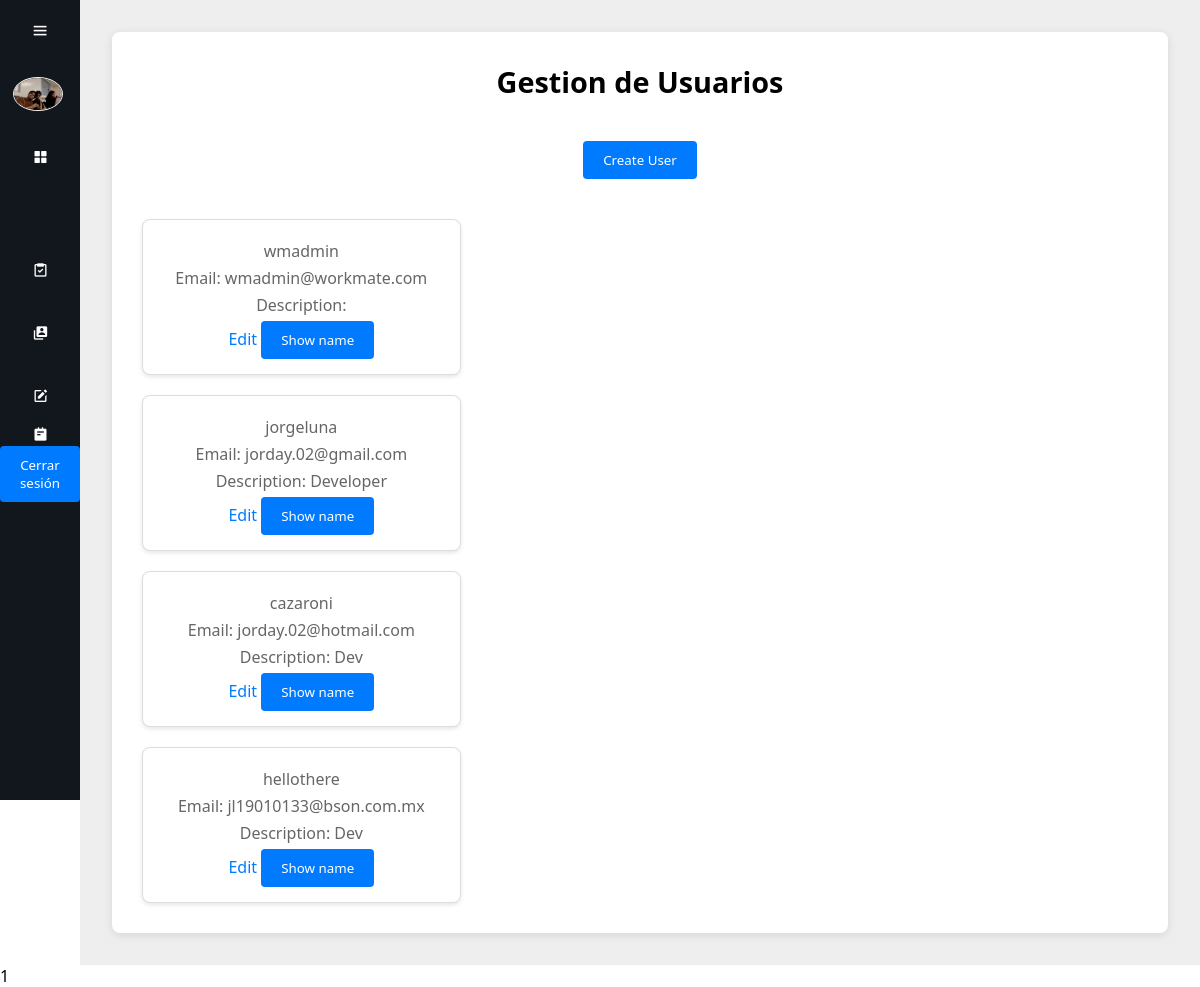
/gestion-usuarios/ (signed in), run on an earlier commit of the app's database.
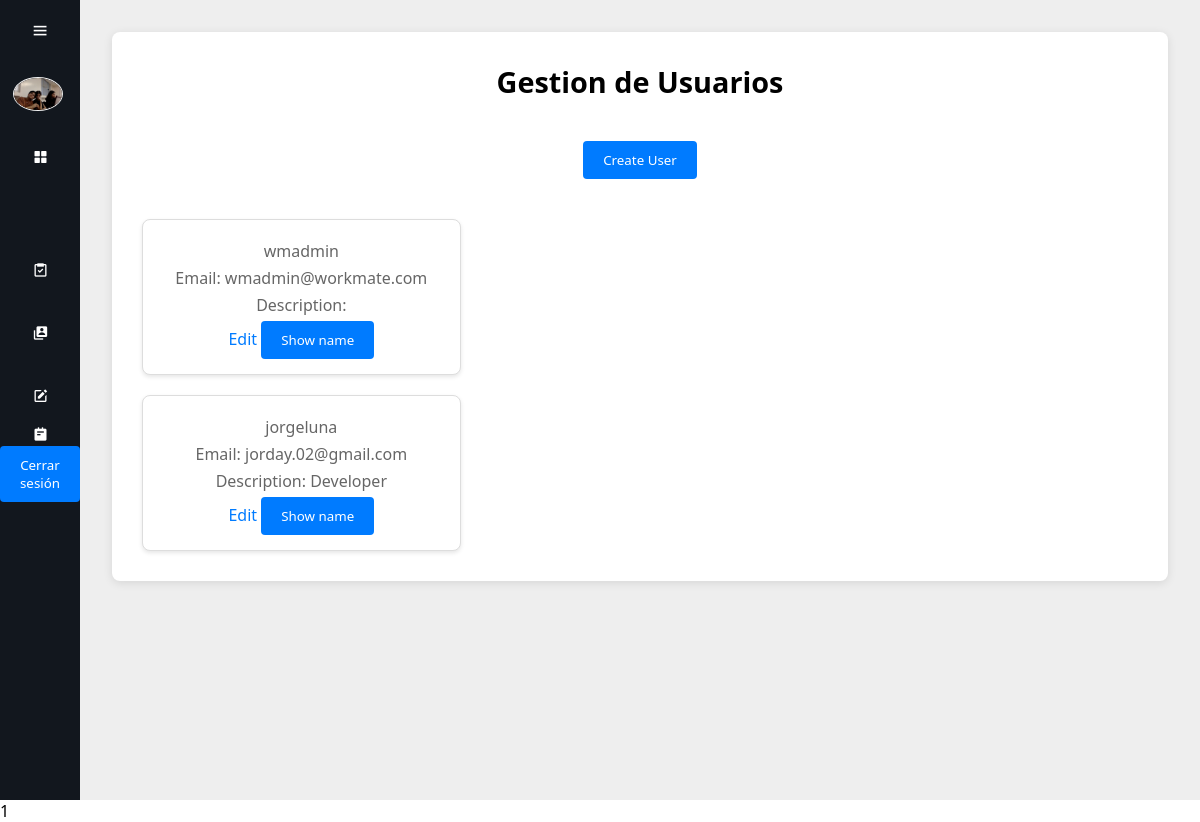
And on a later commit of the database.
### workmates/models.py (models this page shows, shortened)
class workmateUser(AbstractUser):
    email = models.EmailField(unique=True)
    description = models.CharField(max_length=600, default='', blank=True)

### base/views.py (the view)
# urls.py: path("gestion-usuarios/", views.gestion_usuarios, name="gestion_usuarios"),
@login_required
def gestion_usuarios(request):
    users = workmateUser.objects.all()
    return render(request, "gestion-usuarios.html", {'users': users})

### base/templates/gestion-usuarios.html (shortened to what this page needs)
{% load static %}
<html lang="en">
  <head>
    <link rel="stylesheet" href="{% static 'css/dashboard.css' %}">
    <link href="https://unpkg.com/boxicons@2.1.4/css/boxicons.min.css" rel="stylesheet">
  </head>
  <body>
    <div class="sidebar">
      <div class="top">
        <i class="bx bx-menu" id="btn"></i>
      </div>
      <div class="user">
        <img src="{% static "user-img.jpg" %}" alt="me" class="user-img">
        <div>
        </div>
      </div>
      <ul>
        <li>
          <a href="/">
            <i class="bx bxs-grid-alt"></i>
          </a>
        </li>
        <li>
          <a href="/gestion-tareas/">
            <i class="bx bx-task"></i>
          </a>
        </li>
        <li>
          <a href="/gestion-usuarios/">
            <i class="bx bxs-user-account"></i>
          </a>
        </li>
        <li>
          <a href="/crear-nueva-tarea/">
            <i class="bx bxs-edit"></i>
          </a>
        </li>
        <li>
          <a href="/mis-tareas/">
            <i class="bx bxs-notepad"></i>
          </a>
        </li>
        <li>
          <form method="POST" action="{% url 'base:logout' %}" class="logout-form">
            <button type="submit" aria-label="Logout">Cerrar sesión</button>
          </form>
        </li>
      </ul>
    </div>
    <div class="main-content">
      <div class="container">
          <h1>Gestion de Usuarios</h1>
          <form method="POST" action="{% url 'base:crear-usuario' %}">
          <button type="submit">Create User</button>
        </form>
        <div class="user-grid">
          {% for user in users %}
          <div class="user-card">
              <p>{{ user.username }}</p>
              <p>Email: {{ user.email }}</p>
              <p>Description: {{ user.description }}</p>
              <a href="{% url 'base:editar-usuario' user.id %}" class="edit-button">Edit</a>
              <button class="default" onclick="toggleName('namehidden-{{ user.id }}')">Show name</button><br>
          </div>
          {% empty %}
          <p>No users found.</p>
          {% endfor %}
        </div>
      </div>
  </div>
1
  </body>
</html>

What changed in the data, as far as the page shows it:
removed workmateUser: username "cazaroni", email "jorday.02@hotmail.com", description "Dev"
removed workmateUser: username "hellothere", email "jl19010133@bson.com.mx", description "Dev"
